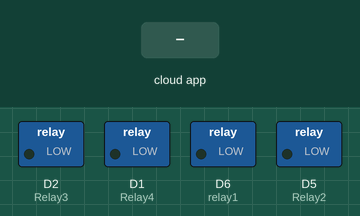
This sketch was run on a simulated ESP8266 (NodeMCU). Parts: switched loads named in the sketch (green lamp = pin HIGH). The inputs (shaded band) are chosen by the test bench. WiFi joins after 1.5 s; servers stay silent unless stated; no MQTT or app messages arrive unless stated; what the sketch prints to the serial monitor is not drawn.

Above: at 2.7 s.
2.8 s: the phone or cloud app sets relay1 to 1
At 3.2 s:
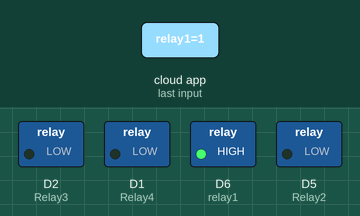
4.3 s: the phone or cloud app sets Relay3 to 1
At 5.2 s:
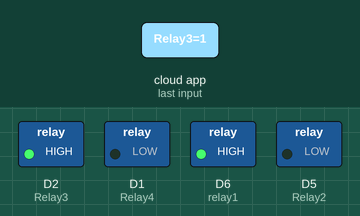
5.8 s: the phone or cloud app sets Relay2 to 1
At 6.7 s:
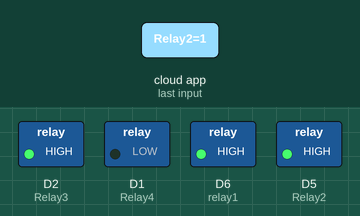
7.3 s: the phone or cloud app sets Relay4 to 1
At 8.5 s:
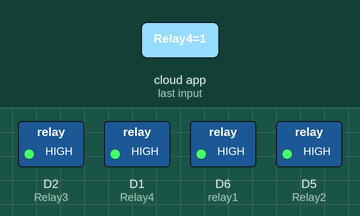
8.8 s: the phone or cloud app sets relay1 to 0
At 10.0 s:
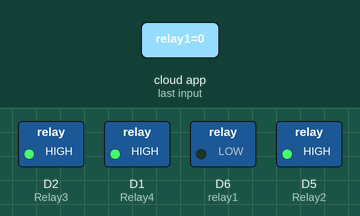
10.3 s: the phone or cloud app sets Relay3 to 0
At 10.9 s:
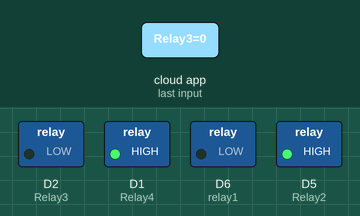
Timing chart, 0 to 12.8 s (numbered marks = the images above; inputs shaded):
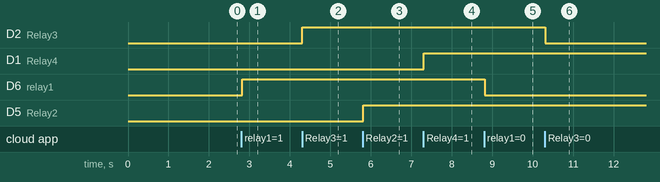

The sketch:

GoogleAssitance_Automation_.ino
```cpp
#include <ESP8266WiFi.h>
#include "Adafruit_MQTT.h"
#include "Adafruit_MQTT_Client.h"

#define relay1            D6
#define Relay2            D5
#define Relay3            D2
#define Relay4            D1

#define WLAN_SSID       "Foxtel"             // Your SSID
#define WLAN_PASS       "12344321"        // Your password

/************************* Adafruit.io Setup *********************************/

#define AIO_SERVER      "io.adafruit.com"
#define AIO_SERVERPORT  1883                   // use 8883 for SSL
#define AIO_USERNAME    "aayyuusshh"            // Replace it with your username
#define AIO_KEY         "aio_nTpT77KsL0heXU5CQjpEwNuoo0Gt"   // Replace with your Project Auth Key

/************ Global State (you don't need to change this!) ******************/

// Create an ESP8266 WiFiClient class to connect to the MQTT server.
WiFiClient client;
// or... use WiFiFlientSecure for SSL
//WiFiClientSecure client;

// Setup the MQTT client class by passing in the WiFi client and MQTT server and login details.
Adafruit_MQTT_Client mqtt(&client, AIO_SERVER, AIO_SERVERPORT, AIO_USERNAME, AIO_KEY);

/****************************** Feeds ***************************************/


// Setup a feed called 'onoff' for subscribing to changes.
Adafruit_MQTT_Subscribe Light1 = Adafruit_MQTT_Subscribe(&mqtt, AIO_USERNAME"/feeds/relay1"); // FeedName
Adafruit_MQTT_Subscribe Light2 = Adafruit_MQTT_Subscribe(&mqtt, AIO_USERNAME "/feeds/Relay2");
Adafruit_MQTT_Subscribe Light3 = Adafruit_MQTT_Subscribe(&mqtt, AIO_USERNAME "/feeds/Relay3");
Adafruit_MQTT_Subscribe Light4 = Adafruit_MQTT_Subscribe(&mqtt, AIO_USERNAME "/feeds/Relay4");


void MQTT_connect();

void setup() {
  Serial.begin(115200);

  pinMode(relay1, OUTPUT);
  pinMode(Relay2, OUTPUT);
  pinMode(Relay3, OUTPUT);
  pinMode(Relay4, OUTPUT);

  // Connect to WiFi access point.
  Serial.println(); Serial.println();
  Serial.print("Connecting to ");
  Serial.println(WLAN_SSID);

  WiFi.begin(WLAN_SSID, WLAN_PASS);
  while (WiFi.status() != WL_CONNECTED) {
    delay(500);
    Serial.print(".");
  }
  Serial.println();

  Serial.println("WiFi connected");
  Serial.println("IP address: ");
  Serial.println(WiFi.localIP());


  // Setup MQTT subscription for onoff feed.
  mqtt.subscribe(&Light1);
  mqtt.subscribe(&Light3);
  mqtt.subscribe(&Light2);
  mqtt.subscribe(&Light4);
}

void loop() {

  MQTT_connect();


  Adafruit_MQTT_Subscribe *subscription;
  while ((subscription = mqtt.readSubscription(20000))) {
    if (subscription == &Light1) {
      Serial.print(F("Got: "));
      Serial.println((char *)Light1.lastread);
      int Light1_State = atoi((char *)Light1.lastread);
      digitalWrite(relay1, Light1_State);

    }
    if (subscription == &Light2) {
      Serial.print(F("Got: "));
      Serial.println((char *)Light2.lastread);
      int Light2_State = atoi((char *)Light2.lastread);
      digitalWrite(Relay2, Light2_State);
    }
    if (subscription == &Light3) {
      Serial.print(F("Got: "));
      Serial.println((char *)Light3.lastread);
      int Light3_State = atoi((char *)Light3.lastread);
      digitalWrite(Relay3, Light3_State);
    }
    if (subscription == &Light4) {
      Serial.print(F("Got: "));
      Serial.println((char *)Light4.lastread);
      int Light4_State = atoi((char *)Light4.lastread);
      digitalWrite(Relay4, Light4_State);

    }
  }


}

void MQTT_connect() {
  int8_t ret;

  // Stop if already connected.
  if (mqtt.connected()) {
    return;
  }

  Serial.print("Connecting to MQTT... ");

  uint8_t retries = 3;

  while ((ret = mqtt.connect()) != 0) { // connect will return 0 for connected
    Serial.println(mqtt.connectErrorString(ret));
    Serial.println("Retrying MQTT connection in 5 seconds...");
    mqtt.disconnect();
    delay(5000);  // wait 5 seconds
    retries--;
    if (retries == 0) {
      // basically die and wait for WDT to reset me
      while (1);
    }
  }
  Serial.println("MQTT Connected!");

}
```

Measured:
- after the input at 2.8 s, D6 (relay1): LOW → HIGH at once
- after the input at 4.3 s, D2 (Relay3): LOW → HIGH at once
- after the input at 5.8 s, D5 (Relay2): LOW → HIGH at once
- after the input at 7.3 s, D1 (Relay4): LOW → HIGH at once
- after the input at 8.8 s, D6 (relay1): HIGH → LOW at once
- after the input at 10.3 s, D2 (Relay3): HIGH → LOW at once
